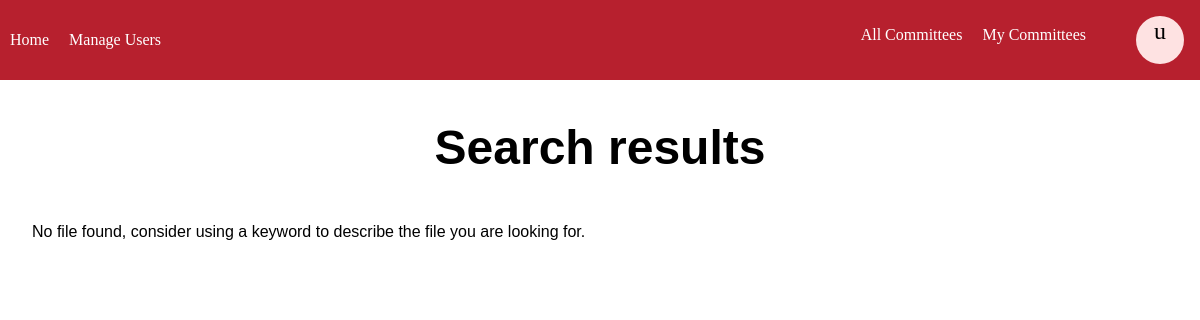
The app's page /searched-files.html/ (signed in), older data.
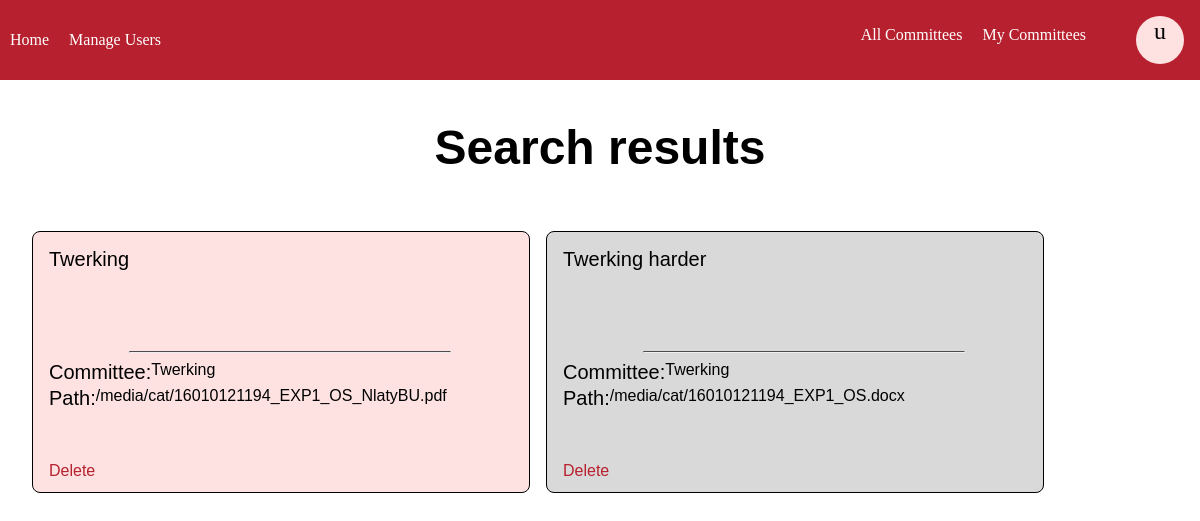
The same page, newer data.
### base/models.py (models this page shows, shortened)
class User(AbstractUser):
    avatar = models.ImageField(null = True, upload_to = "images/", blank = True)
    honorific = models.CharField(max_length = 200, null = True, blank = True)
    pname = models.CharField(max_length = 200, null = True)
    email = models.EmailField(unique = True, null = True)
    position = models.CharField(max_length = 200, null = True)
    number = models.BigIntegerField(null = True)
    department = models.ForeignKey(Department,on_delete=models.SET_NULL,null=True)
    is_verified = models.BooleanField(default = False)
    auth_token = models.CharField(max_length = 200)
    password_token = models.CharField(max_length = 200)
    USERNAME_FIELD = 'email'
    REQUIRED_FIELDS = ['pname', 'username']

class File(models.Model):
    name = models.CharField(max_length=500,null=False)
    file = models.FileField(max_length=20000,upload_to='cat/')
    keywords = models.TextField(max_length=1000,null=True,blank=True)
    directory = models.CharField(max_length=10000)
    committee = models.ForeignKey(Committees,on_delete=models.CASCADE,null=True,blank=True)

class Committees(models.Model):
    name = models.CharField(max_length = 200)
    description = models.TextField()
    goal = models.TextField()
    objective = models.TextField()
    level = models.CharField(max_length = 200)
    updated = models.DateTimeField(auto_now = True)
    created = models.DateTimeField(auto_now_add = True)
    convener = models.ForeignKey(User, on_delete = models.SET_NULL, null = True,blank=True)
    members = models.ManyToManyField(User,related_name='members',null=True,blank=True)
    staff = models.ManyToManyField(User,related_name='staff',null=True,blank=True)
    def __str__(self):
        return self.name

### base/views.py (the view)
# urls.py: path('searched-files.html/', views.search_files, name = 'search-files'),
@login_required(login_url = 'login')
def search_files(request):
    if request.GET.get('q') != None:
        q = request.GET.get('q')
    else:
        q = ''
    user = request.user
    committees = Committees.objects.filter(members=user) | Committees.objects.filter(convener=user) | Committees.objects.filter(staff=user)
    filtered_files = File.objects.filter(
        (Q(name__icontains = q) | Q(keywords__icontains = q) | Q(committee__name__icontains = q) | Q(file__icontains =q) )
    )
    committee_list=[]
    for c in committees:
        committee_list.append(c.name)
    bool_list=[]
    search_file_paths=[]
    for file in filtered_files:
        search_file_paths.append(str(settings.MEDIA_URL) + str(file.file))
        if str(file.committee) in committee_list:
            bool_list.append(True)
        else:
            bool_list.append(False)
    files_context = []
    for i in range(len(filtered_files)):
        files_context.append([filtered_files[i],search_file_paths[i],bool_list[i]])
    context={
        'committees':committee_list,
        'files_context':files_context,
        'search_files':filtered_files,
        'search_file_paths':search_file_paths,
    }
    return render(request,'base/searched-files.html',context)

### base/templates/base/searched-files.html (shortened to what this page needs)
{% extends 'main.html' %}
{% load static %}
{% block content %}
<div class = "content">
  <head>
    <link rel="stylesheet" href="{% static 'searched-files.css' %}"
</head>
<h1 style = "font-size: 6vh; text-align: center; margin-top: 15vh;">Search results</h1>
<div class="file_display">
  {% if files_context %}
      {% for f in files_context %}
          <div class="file_card">
              <a class="name_file" href="{{ f.1 }}">{{ f.0.name }}</a>
              <hr style="border-top: 0.2vh solid #4d4c4c; width: 40vh; margin-left: 10vh; margin-top: 2vh;">
              <div class="card_content">
                  <div class="location">
                      <label style="font-size: 2.5vh;">Committee:</label>
                      <p class="path">{{ f.0.committee }}</p>
                  </div>
                  <div class="location">
                      <label style="font-size: 2.5vh;">Path:</label>
                      <p class="path">{{ f.1 }}</p>
                  </div>
              </div>
              {% if f.2 %}
                  <a class="delete_file" href="{% url 'deletefile' f.0.id|urlencode %}">Delete</a>
              {% endif %}
          </div>
          <br>
      {% endfor %}
  {% else %}
      <p>No file found, consider using a keyword to describe the file you are looking for.</p>
  {% endif %}
</div>
{% endblock content %}

### template/main.html (shortened to what this page needs)
<!DOCTYPE html>
{% load static %}
<html lang="en">
<head>
    <link rel = "stylesheet" type = "text/css" media = "screen" href = "{% static 'navbar.css'%}">
</head>
<body>
    {% include 'navbar.html' %}
    {% block content %}{% endblock content %}
</body>
</html>

### template/navbar.html (shortened to what this page needs)
{% block content %}
        <div class = "navbar">
            <div class = "left">
                <a href = "{% url 'home' %}" class = "navlinks">Home</a>
                {% if request.user.is_superuser %}
                    <a href = "{% url 'users_allowed' %}" class = "navlinks">Manage Users</a>
                {% endif %}
            </div>
            <div class = "right">
            {% if request.user.is_authenticated %}
                    <a href = "{% url 'committees_list' %}" class = "navlinks">All Committees</a>
                    <a href="{% url 'file-start' %}" class="navlinks">My Committees</a>
                    <div class="dropdown-main">
                        {% if request.user.avatar %}
                            <img src="{{ request.user.avatar.url }}" class="profile-avatar" alt="User Avatar">
                        {% else %}
                            <div class="profile-circle"><p>{{ request.user.pname|slice:":1" }}</p></div>
                        {% endif %}
                    </div>
            {% else %}
                <a href="{% url 'login' %}" class="navlinks">Login</a>
            {% endif %}
            </div>
        </div>
{% endblock content %}

### static/navbar.css (style rules this page uses)
.dropdown-main { display: inline-block; position: relative; }
.profile-avatar, .profile-circle { width: 10px; height: 10px; border-radius: 50%; display: flex; align-items: center; justify-content: center; }
.profile-circle { display: inline-block; width: 6vh; height: 6vh; line-height: 30px; border-radius: 50%; background-color: #FEE2E2; color: black; text-align: center; margin-left: 5vh; margin-right: 2vh; }
.profile-circle p { font-size: 3vh; padding: 0; margin: 0; }
.navbar { width: 100vw; position: fixed; top: 0; left: 0; right: 0; height: 10vh; background-color: #B7202E; display: flex; justify-content: space-between; align-items: center; box-sizing: border-box; z-index: 9999; }
.right { display: flex; }
.left { margin-right: auto; display: flex; }
.content { margin-top: 10vh; font-family: 'Trebuchet MS', 'Lucida Sans Unicode', 'Lucida Grande', 'Lucida Sans', Arial, sans-serif; }
.navlinks { text-decoration: none; color: white; margin: 0; padding: 10px; font-family: 'Times New Roman', Times, serif; }

### static/searched-files.css (style rules this page uses)
body { margin: 0; }
.file_display { display: flex; flex-wrap: wrap; justify-content: flex-start; margin-top: 2vh; margin-left: 4vh; margin-bottom: 10vh; }
.file_card { width: 58vh; height: 30vh; border-radius: 1vh; border-style: solid; border-width: 0.2vh; border-color: black; display: flex; flex-direction: column; padding: 2vh; padding-bottom: 0.5vh; margin-top: 3vh; margin-right: 2vh; }
.file_card:nth-of-type(odd) { background-color: #FEE2E2; }
.file_card:nth-of-type(even) { background-color: #D9D9D9; }
.name_file { text-decoration: none; color: black; font-size: 2.5vh; word-wrap: break-word; overflow: hidden; overflow-y: scroll; height: 13vh; }
.delete_file { text-decoration: none; color: #B7202E; font-size: 2vh; margin-top: 0; width: 15vh; margin-bottom: 1vh; }
.card_content { height: 15vh; margin-top: auto; }
.path { padding: 0; margin: 0; font-size: 2vh; word-break: break-all; padding-bottom: 1vh; overflow: hidden; }
.location { display: flex }
label { margin: 0; padding: 0; }

Row changes from the older to the newer data that the page shows:
added File: name "Twerking", committee.name "Twerking", f "/media/cat/16010121194_EXP1_OS_NlatyBU.pdf"
added File: name "Twerking harder", committee.name "Twerking", f "/media/cat/16010121194_EXP1_OS.docx"
Text that changed along with them:
text no longer shown: "No file found, consider using a keyword to describe the file you are looking for."
